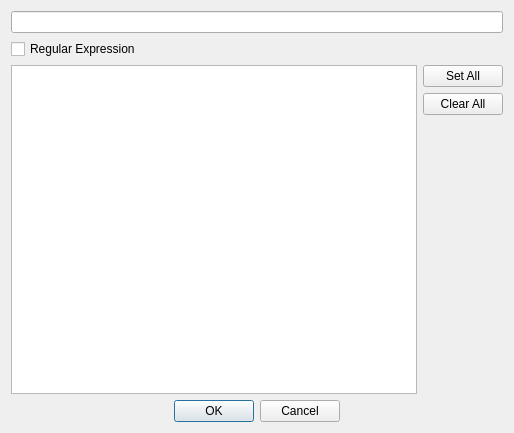
<?xml version="1.0" encoding="UTF-8"?>
<ui version="4.0">
 <class>TestSelectionParametersDialog</class>
 <widget class="QDialog" name="TestSelectionParametersDialog">
  <property name="geometry">
   <rect>
    <x>0</x>
    <y>0</y>
    <width>514</width>
    <height>433</height>
   </rect>
  </property>
  <property name="windowTitle">
   <string>Dialog</string>
  </property>
  <layout class="QVBoxLayout" name="verticalLayout">
   <item>
    <widget class="QLineEdit" name="line_edit_filter"/>
   </item>
   <item>
    <widget class="QCheckBox" name="check_box_regex">
     <property name="text">
      <string>Regular Expression</string>
     </property>
    </widget>
   </item>
   <item>
    <layout class="QHBoxLayout" name="horizontalLayout">
     <item>
      <widget class="QListWidget" name="listWidget">
       <property name="selectionMode">
        <enum>QAbstractItemView::NoSelection</enum>
       </property>
      </widget>
     </item>
     <item>
      <layout class="QVBoxLayout" name="verticalLayout_2">
       <item>
        <widget class="QPushButton" name="push_button_set_all">
         <property name="text">
          <string>Set All</string>
         </property>
        </widget>
       </item>
       <item>
        <widget class="QPushButton" name="push_button_clear_all">
         <property name="text">
          <string>Clear All</string>
         </property>
        </widget>
       </item>
       <item>
        <spacer name="verticalSpacer">
         <property name="orientation">
          <enum>Qt::Vertical</enum>
         </property>
         <property name="sizeHint" stdset="0">
          <size>
           <width>20</width>
           <height>40</height>
          </size>
         </property>
        </spacer>
       </item>
      </layout>
     </item>
    </layout>
   </item>
   <item>
    <widget class="QDialogButtonBox" name="buttonBox">
     <property name="orientation">
      <enum>Qt::Horizontal</enum>
     </property>
     <property name="standardButtons">
      <set>QDialogButtonBox::Cancel|QDialogButtonBox::Ok</set>
     </property>
     <property name="centerButtons">
      <bool>true</bool>
     </property>
    </widget>
   </item>
  </layout>
 </widget>
 <resources/>
 <connections>
  <connection>
   <sender>buttonBox</sender>
   <signal>rejected()</signal>
   <receiver>TestSelectionParametersDialog</receiver>
   <slot>reject()</slot>
   <hints>
    <hint type="sourcelabel">
     <x>383</x>
     <y>382</y>
    </hint>
    <hint type="destinationlabel">
     <x>383</x>
     <y>207</y>
    </hint>
   </hints>
  </connection>
  <connection>
   <sender>buttonBox</sender>
   <signal>accepted()</signal>
   <receiver>TestSelectionParametersDialog</receiver>
   <slot>accept()</slot>
   <hints>
    <hint type="sourcelabel">
     <x>383</x>
     <y>382</y>
    </hint>
    <hint type="destinationlabel">
     <x>383</x>
     <y>207</y>
    </hint>
   </hints>
  </connection>
 </connections>
</ui>
